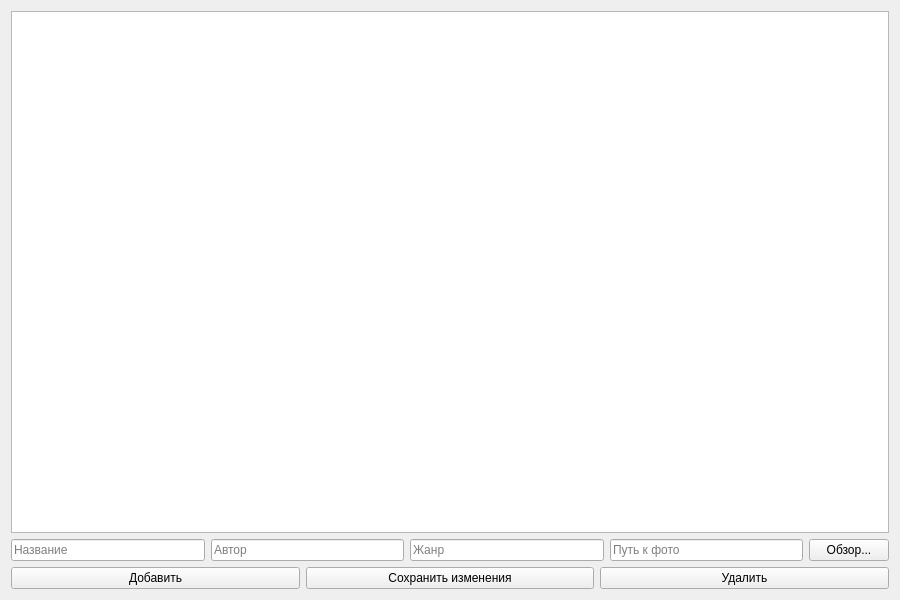
<?xml version="1.0" encoding="UTF-8"?>
<ui version="4.0">
 <class>EmployeeForm</class>
 <widget class="QWidget" name="EmployeeForm">
  <property name="geometry"><rect><x>0</x><y>0</y><width>900</width><height>600</height></rect></property>
  <property name="windowTitle"><string>Окно сотрудника</string></property>
  <layout class="QVBoxLayout" name="mainLayout">
   <item><widget class="QTableWidget" name="table"/></item>
   <item>
    <layout class="QHBoxLayout" name="formLayout">
     <item><widget class="QLineEdit" name="title_edit"><property name="placeholderText"><string>Название</string></property></widget></item>
     <item><widget class="QLineEdit" name="author_edit"><property name="placeholderText"><string>Автор</string></property></widget></item>
     <item><widget class="QLineEdit" name="genre_edit"><property name="placeholderText"><string>Жанр</string></property></widget></item>
     <item><widget class="QLineEdit" name="photo_edit"><property name="placeholderText"><string>Путь к фото</string></property></widget></item>
     <item><widget class="QPushButton" name="photo_browse_btn"><property name="text"><string>Обзор...</string></property></widget></item>
    </layout>
   </item>
   <item>
    <layout class="QHBoxLayout" name="btnLayout">
     <item><widget class="QPushButton" name="add_btn"><property name="text"><string>Добавить</string></property></widget></item>
     <item><widget class="QPushButton" name="edit_btn"><property name="text"><string>Сохранить изменения</string></property></widget></item>
     <item><widget class="QPushButton" name="delete_btn"><property name="text"><string>Удалить</string></property></widget></item>
    </layout>
   </item>
  </layout>
 </widget>
 <resources/>
 <connections/>
</ui>
